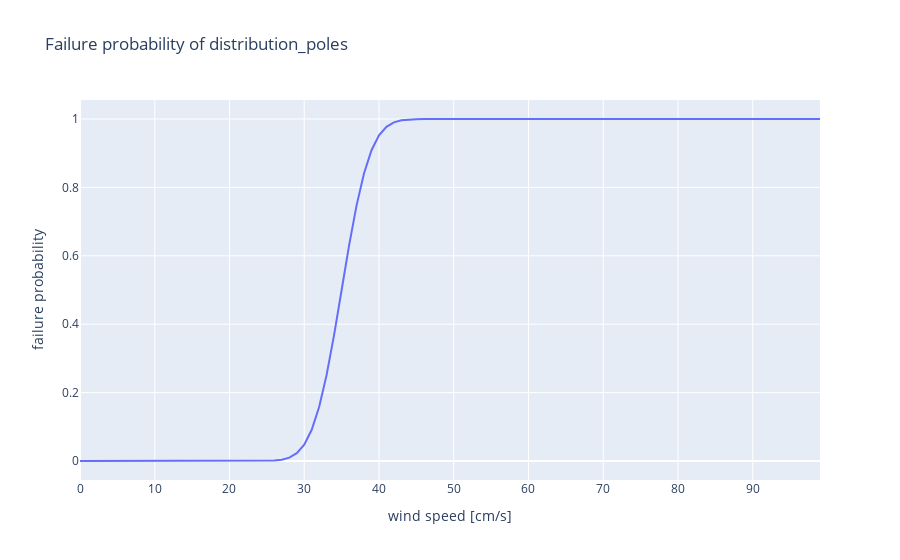

The cell this chart's notebook holds for it:
### Markdown cell above
A complete fragility curve may be plotted sampling over and interval. See example below

### Code cell
import plotly.express as px
import pandas as pd

wind_speed = range(0, 100, 1)
failure_porb = [prob_model.probability(
    Speed(i, "cm/s")
) for i in wind_speed]



df = pd.DataFrame(
    {
        "peak ground velocity [cm/s]":wind_speed, 
        "failure probability":failure_porb
    }
)

fig = px.line(df, x="peak ground velocity [cm/s]", y="failure probability", 
              title=f'Failure probability of {fragility_curve.asset_type.name}')
fig.show()

### Figure 1 — Plotly figure (JSON) as saved in the notebook; plotly's stock layout.template omitted (floating-point values rounded to 4 significant figures)
{"data": [{"hovertemplate": "wind speed [cm/s]=%{x}<br>failure probability=%{y}<extra></extra>", "legendgroup": "", "line": {"color": "#636efa", "dash": "solid"}, "marker": {"symbol": "circle"}, "mode": "lines", "name": "", "orientation": "v", "showlegend": false, "type": "scatter", "x": [0, 1, 2, 3, 4, 5, 6, 7, 8, 9, 10, 11, 12, 13, 14, 15, 16, 17, 18, 19, 20, 21, 22, 23, 24, 25, 26, 27, 28, 29, 30, 31, 32, 33, 34, 35, 36, 37, 38, 39, 40, 41, 42, 43, 44, 45, 46, 47, 48, 49, 50, 51, 52, 53, 54, 55, 56, 57, 58, 59, 60, 61, 62, 63, 64, 65, 66, 67, 68, 69, 70, 71, 72, 73, 74, 75, 76, 77, 78, 79, 80, 81, 82, 83, 84, 85, 86, 87, 88, 89, 90, 91, 92, 93, 94, 95, 96, 97, 98, 99], "xaxis": "x", "y": [9.434e-32, 4.486e-30, 1.911e-28, 7.288e-27, 2.49e-25, 7.62e-24, 2.089e-22, 5.13e-21, 1.129e-19, 2.225e-18, 3.93e-17, 6.221e-16, 8.826e-15, 1.122e-13, 1.28e-12, 1.308e-11, 1.2e-10, 9.866e-10, 7.28e-09, 4.821e-08, 2.867e-07, 1.531e-06, 7.343e-06, 3.167e-05, 0.0001229, 0.0004291, 0.00135, 0.00383, 0.009815, 0.02275, 0.04779, 0.09121, 0.1587, 0.2525, 0.3694, 0.5, 0.6306, 0.7475, 0.8413, 0.9088, 0.9522, 0.9772, 0.9902, 0.9962, 0.9987, 0.9996, 0.9999, 1.0, 1.0, 1.0, 1.0, 1.0, 1.0, 1.0, 1.0, 1.0, 1.0, 1.0, 1.0, 1.0, 1.0, 1.0, 1.0, 1.0, 1.0, 1.0, 1.0, 1.0, 1.0, 1.0, 1.0, 1.0, 1.0, 1.0, 1.0, 1.0, 1.0, 1.0, 1.0, 1.0, 1.0, 1.0, 1.0, 1.0, 1.0, 1.0, 1.0, 1.0, 1.0, 1.0, 1.0, 1.0, 1.0, 1.0, 1.0, 1.0, 1.0, 1.0, 1.0, 1.0], "yaxis": "y"}], "layout": {"legend": {"tracegroupgap": 0}, "title": {"text": "Failure probability of distribution_poles"}, "xaxis": {"anchor": "y", "domain": [0, 1], "title": {"text": "wind speed [cm/s]"}}, "yaxis": {"anchor": "x", "domain": [0, 1], "title": {"text": "failure probability"}}}}
